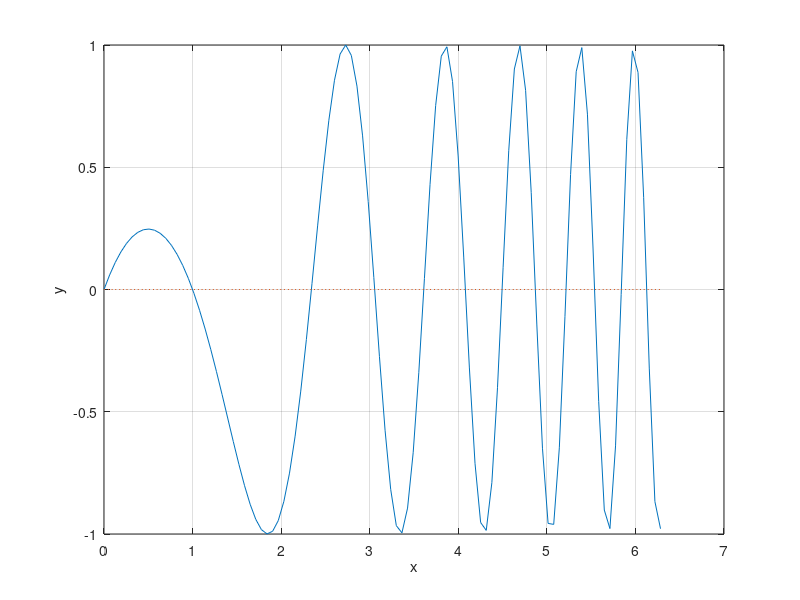

This chart was generated by the following MATLAB code: (Note: this script raises an error after producing the figure.)
a=0; b=2*pi;
m=100; 
x=linspace(a,b,m);
f='sin(x - x.*x)';
plot(x,eval(f),x,0*x,':'); 
grid on
xlabel('x')
ylabel('y')
z=ginput(1);
[zr,fr]=fzero(f,z(1))
hold on
plot(zr,fr,'r*',z(1),z(2),'g*')
hold off
%% 
syms x
y = sin(x - x.*x);
a=solve(y)
